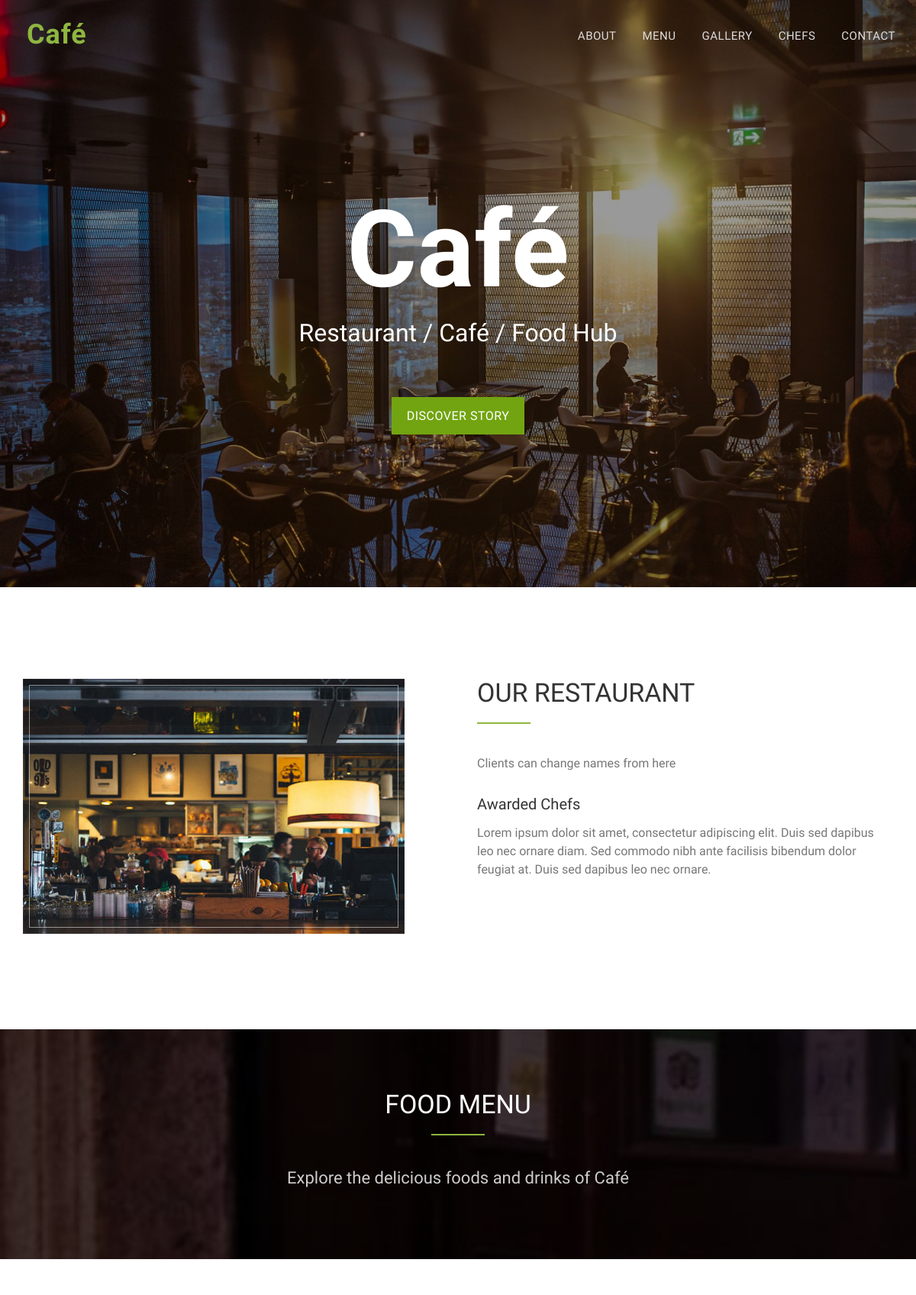
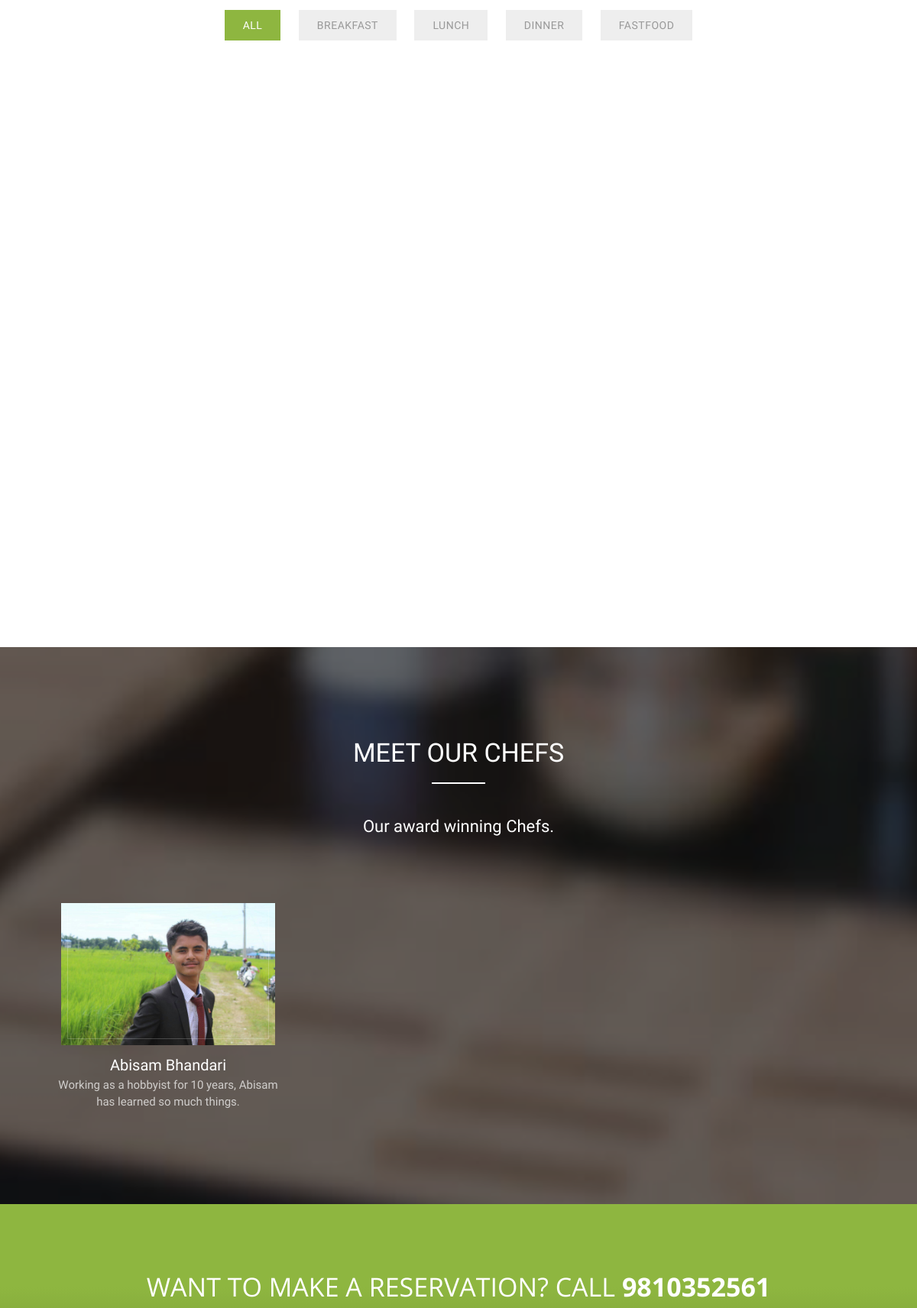
The page / (upper part) on the database its author committed (2 pictures, top to bottom).
### awesome/models.py (models this page shows, shortened)
class Brand(models.Model):
    name = models.CharField(max_length=50)
    description = models.TextField(max_length = 200)
    phone = models.IntegerField()
    email = models.EmailField()
    class Meta:
        verbose_name = ("Brand")
        verbose_name_plural = ("Brands")

class Category(models.Model):
    name = models.CharField(max_length=30)
    class Meta:
        verbose_name = 'Category'
        verbose_name_plural = 'Categories'
    def __str__(self):
        return self.name

class Meals(models.Model):
    name = models.CharField(max_length=50)
    description = models.TextField(max_length=500)
    category = models.ForeignKey('Category' , on_delete=models.SET_NULL , null=True)
    people = models.IntegerField()
    price = models.DecimalField(max_digits=5 , decimal_places=2)
    preperation_time =models.IntegerField()
    image = models.ImageField(upload_to='meals/')
    class Meta:
        verbose_name = 'meal'
        verbose_name_plural = 'meals'

class Chef(models.Model):
    name = models.CharField(max_length=50)
    title = models.CharField(max_length=50)
    bio = models.TextField()
    image = models.ImageField(upload_to='chef/')
    class Meta:
        verbose_name = 'chef'
        verbose_name_plural = 'chefs'

### awesome/views.py (the view)
# urls.py: path('',views.index,name="index"),
def index(request):
    brand_d = Brand.objects.all()
    meal_list = Meals.objects.all()
    categories = Category.objects.all()
    about = AboutUs.objects.all()
    chef = Chef.objects.all()
    context = {
        'brands': brand_d,
        'meal_list' : meal_list,
        'categories': categories,
        'about': about,
        'chef':chef,
    }
    return render(request,'index.html',context)

### templates/index.html (shortened to what this page needs)
<!DOCTYPE html>
{% load static %}
{% for brand in brands %}
<html lang="en">
<head>
<link rel="stylesheet" type="text/css"  href="{% static 'css/bootstrap.css' %}">
<link rel="stylesheet" type="text/css" href="{% static 'fonts/font-awesome/css/font-awesome.css' %}">
<link rel="stylesheet" type="text/css" href="{% static 'css/style.css' %}">
<link rel="stylesheet" type="text/css" href="{% static 'css/nivo-lightbox/nivo-lightbox.css' %}">
<link rel="stylesheet" type="text/css" href="{% static 'css/nivo-lightbox/default.css' %}">
</head>
<body id="page-top" data-spy="scroll" data-target=".navbar-fixed-top">
<nav id="menu" class="navbar navbar-default navbar-fixed-top">
  <div class="container">
    <div class="navbar-header">
      <a class="navbar-brand page-scroll" href="#page-top">{{brand.name}}</a> </div>
    <div class="collapse navbar-collapse" id="bs-example-navbar-collapse-1">
      <ul class="nav navbar-nav navbar-right">
        <li><a href="#about" class="page-scroll">About</a></li>
        <li><a href="#restaurant-menu" class="page-scroll">Menu</a></li>
        <li><a href="#portfolio" class="page-scroll">Gallery</a></li>
        <li><a href="#team" class="page-scroll">Chefs</a></li>
        <li><a href="#call-reservation" class="page-scroll">Contact</a></li>
      </ul>
    </div>
  </div>
</nav>
<header id="header">
  <div class="intro">
    <div class="overlay">
      <div class="container">
        <div class="row">
          <div class="intro-text">
            <h1>{{brand.name}}</h1>
            <p>Restaurant / Café / Food Hub</p>
            <a href="#about" class="btn btn-custom btn-lg page-scroll">Discover Story</a> </div>
          </div>
        </div>
      </div>
    </div>
</header>
<div id="about">
  <div class="container">
    <div class="row">
      <div class="col-xs-12 col-md-6 ">
        <div class="about-img"><img src="{% static 'img/about.jpg' %}" class="img-responsive" alt=""></div>
      </div>
      <div class="col-xs-12 col-md-6">
        <div class="about-text">
          <h2>Our Restaurant</h2>
          <hr>
          <p>{{brand.description}}</p>
          <h3>Awarded Chefs</h3>
          <p>Lorem ipsum dolor sit amet, consectetur adipiscing elit. Duis sed dapibus leo nec ornare diam. Sed commodo nibh ante facilisis bibendum dolor feugiat at. Duis sed dapibus leo nec ornare.</p>
        </div>
      </div>
    </div>
  </div>
</div>
<div id="portfolio">
  <div class="section-title text-center center">
    <div class="overlay">
      <h2>Food Menu</h2>
      <hr>
      <p>Explore the delicious foods and drinks of {{brand.name}}</p>
    </div>
  </div>
  <div class="container">
    <div class="row">
      <div class="categories">
        <ul class="cat">
          <li>
            <ol class="type">
              <li><a href="#" data-filter="*" class="active">All</a></li>
              {% for cat in categories %}
              <li><a href="#" data-filter=".{{cat}}">{{cat}}</a></li>
              {% endfor %}
            </ol>
          </li>
        </ul>
      </div>
    </div>
    <div class="row">
      <div class="portfolio-items">
        {% for cat in categories %}
            {% for meal in meal_list %}
            <div class="col-sm-6 col-md-4 col-lg-4 {{cat}}">
              {% if meal.category == cat %}
                <div class="portfolio-item">
                  <div class="hover-bg"> <a href="{{meal.image.url}}" title="{{meal.name}} (Rs. {{meal.price}})" data-lightbox-gallery="gallery1">
                    <img src="{{meal.image.url}}" class="img-responsive" alt="FoodItem"></a></div>
                </div>
              {% endif %}
            </div>
            {% endfor %}
        {% endfor %}
      </div>
    </div>
  </div>
</div>
<div id="team" class="text-center">
  <div class="overlay">
    <div class="container">
      <div class="col-md-10 col-md-offset-1 section-title">
        <h2>Meet Our Chefs</h2>
        <hr>
        <p>Our award winning Chefs.</p>
      </div>
      {% for chefs in chef %}
        <div id="row">
          <div class="col-md-4 team">
            <div class="thumbnail">
              <div class="team-img"><img src="{{chefs.image.url}}" alt="..."></div>
              <div class="caption">
                <h3>{{chefs.name}}</h3>
                <p>{{chefs.bio}}</p>
              </div>
            </div>
          </div>
        </div>
      {% endfor %}
    </div>
  </div>
</div>
<div id="call-reservation" class="text-center">
  <div class="container">
    <h2>Want to make a reservation? Call <strong>{{brand.phone}}</strong></h2>
  </div>
</div>
</body>
</html>
{% endfor %}

### rows shown on the page
Brand: name "Café", description "Clients can change names from here", phone "9810352561"
Category: name "BREAKFAST"
Category: name "LUNCH"
Category: name "DINNER"
Category: name "FASTFOOD"
Meals: image (picture)
Meals: image (picture)
Meals: image (picture)
Meals: image (picture)
Meals: image (picture)
Meals: image (picture)
Chef: image (picture), name "Abisam Bhandari", bio "Working as a hobbyist for 10 years, Abisam has learned so much things."
